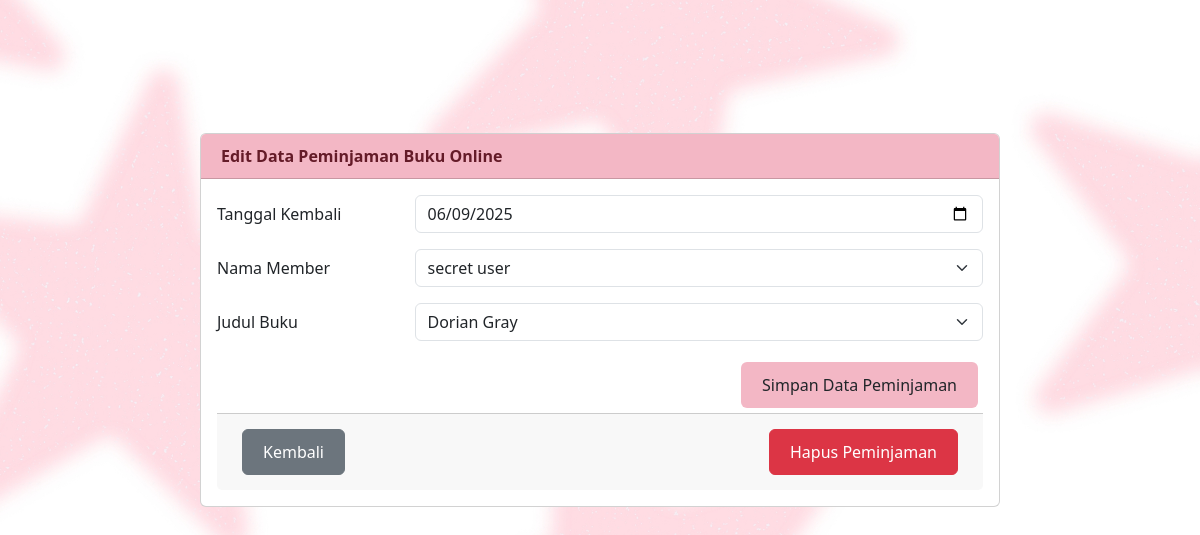
Page /FormPeminjaman.php?op=edit&id_peminjaman=2 on the committed database.
### tables this page shows
CREATE TABLE `peminjaman` (
  `id_peminjaman` int(11) NOT NULL,
  `tgl_pinjam` date NOT NULL DEFAULT current_timestamp(),
  `tgl_kembali` date NOT NULL,
  `id_member` int(11) NOT NULL,
  `id_buku` int(11) NOT NULL
);

CREATE TABLE `member` (
  `id_member` int(11) NOT NULL,
  `nama_member` varchar(250) NOT NULL,
  `nomor_member` varchar(15) NOT NULL,
  `alamat` text NOT NULL,
  `tgl_mendaftar` datetime NOT NULL DEFAULT current_timestamp(),
  `tgl_terakhir_bayar` date NOT NULL
);

CREATE TABLE `buku` (
  `id_buku` int(11) NOT NULL,
  `judul_buku` varchar(500) NOT NULL,
  `penulis` varchar(500) NOT NULL,
  `penerbit` varchar(250) NOT NULL,
  `tahun_terbit` int(11) NOT NULL
);

### Model.php (called while the page is built, shortened)
<?php
function selectalldata($koneksi) {
    $sql = "SELECT * FROM $koneksi";
    return mysqli_query($GLOBALS['koneksi'], $sql);
}
function selectdatabyid($table, $id, $primarykey) {
    $sql = "SELECT * FROM $table WHERE $primarykey='$id'";
    $result = mysqli_query($GLOBALS['koneksi'], $sql);
    return mysqli_fetch_array($result);
}
?>

### FormPeminjaman.php (the view, shortened to what this page needs)
<!DOCTYPE html>
<head>
    <link href="https://cdn.jsdelivr.net/npm/bootstrap@5.3.6/dist/css/bootstrap.min.css" rel="stylesheet">
</head>
<body>
    <?php
    include 'Koneksi.php';
    include 'Model.php';
    $id_peminjaman = "";
    $id_member = "";
    $id_buku = "";
    $tgl_kembali = "";
    if(isset($_GET['op'])) {
        $op = $_GET['op'];
    } else {
        $op = "";
    }
    if($op == 'edit') {
        $id_peminjaman = $_GET['id_peminjaman'];
        $data = selectdatabyid("peminjaman", $id_peminjaman, "id_peminjaman");
        if ($data) {
            $tgl_kembali = $data['tgl_kembali'];
            $id_member = $data['id_member'];
            $id_buku = $data['id_buku'];
        } else {
            $error = "Data tidak ditemukan";
        }
    }
    $members = selectalldata("member");
    $bukus = selectalldata("buku");
    ?>
    <div class="mx-auto">
        <div class="card">
            <div class="card-header padd bg-pink">
                <?php if ($op == 'edit') { ?>
                    <b>Edit Data Peminjaman Buku Online</b>
                <?php } else { ?>
                    <b>Tambah Data Peminjaman Buku Online</b>
                <?php } ?>
            </div>
            <div class="card-body">
                <form action="" method="POST">
                    <div class="mb-3 row">
                        <label for="tgl_kembali" class="col-sm-3 col-form-label">Tanggal Kembali</label>
                        <div class="col-sm-9">
                            <input type="date" class="form-control" name="tgl_kembali" value="<?php echo $tgl_kembali ?>">
                        </div>
                    </div>
                    <div class="mb-3 row">
                        <label for="id_member" class="col-sm-3 col-form-label">Nama Member</label>
                        <div class="col-sm-9">
                            <select class="form-select" name="id_member">
                                <?php while($row = mysqli_fetch_array($members)) { ?>
                                    <option value="<?php echo $row['id_member']; ?>" <?php if($row['id_member'] == $id_member) echo 'selected'; ?>>
                                        <?php echo $row['nama_member']; ?>
                                    </option>
                                <?php } ?>
                            </select>
                        </div>
                    </div>
                    <div class="mb-3 row">
                        <label for="id_buku" class="col-sm-3 col-form-label">Judul Buku</label>
                        <div class="col-sm-9">
                            <select class="form-select" name="id_buku">
                                <?php while($row = mysqli_fetch_array($bukus)) { ?>
                                    <option value="<?php echo $row['id_buku']; ?>" <?php if($row['id_buku'] == $id_buku) echo 'selected'; ?>>
                                        <?php echo $row['judul_buku']; ?>
                                    </option>
                                <?php } ?>
                            </select>
                        </div>
                    </div>
                    <div class="col-12 d-flex justify-content-end">
                        <input type="submit" name="submit" value="Simpan Data Peminjaman" class="btn bg-pink pad">
                    </div>
                </form>
                <div class="card-footer d-flex justify-content-between text-muted padd">
                    <a href="Peminjaman.php"><button type="button" class="btn btn-secondary pad">Kembali</button></a>
                    <?php if ($op == 'edit') : ?>
                        <a href="Peminjaman.php?op=delete&id_peminjaman=<?php echo $id_peminjaman ?>" onclick="return confirm('Anda yakin ingin menghapus data?')">
                            <button type="button" class="btn btn-danger pad">Hapus Peminjaman</button>
                        </a>
                    <?php endif; ?>
                </div>
            </div>
        </div>
    </div>
</body>
</html>

### FormPeminjaman.php (style rules this page uses)
.mx-auto { max-width: 800px; margin: 0; margin-top: 40vh; transform: translateY(-50%); }
b { color: rgb(100, 27, 40) }
.bg-pink { background-color: #F3B7C5; }
.card { margin-top: 16px; }
.pad { margin: 5px; padding: 10px 20px; }
.padd { padding: 10px 20px; }
body { background-image: url('background.jpg'); background-size: cover; background-repeat: no-repeat; background-position: center; min-height: 100vh; }

### rows in the picture
peminjaman: tgl_kembali "06/09/2025", id_member "secret user", id_buku "Dorian Gray"
